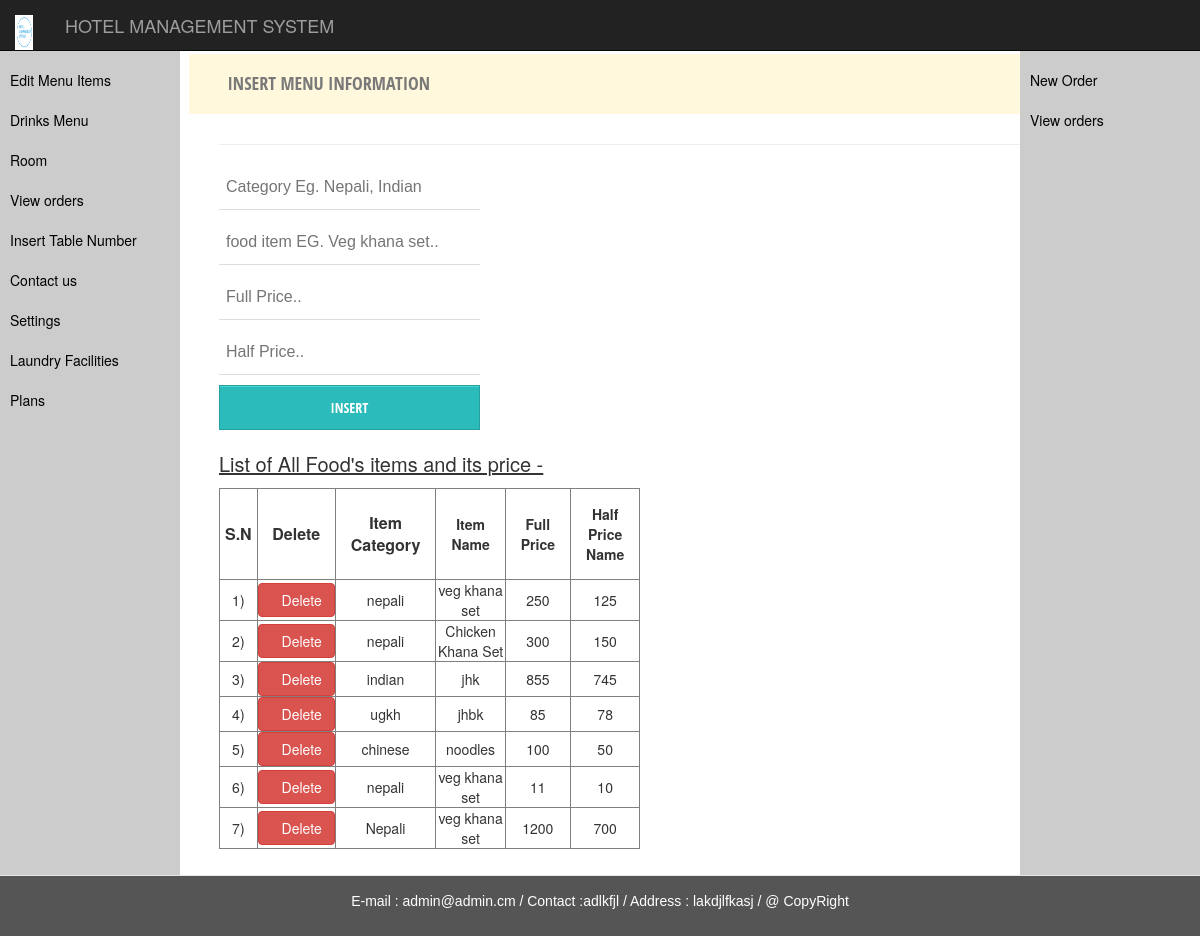
Screenshot of /cuisinemenu.php with the database file from the repository.
### tables this page shows
CREATE TABLE `tbl_general` (
  `genid` int(11) NOT NULL,
  `namehotel` varchar(200) NOT NULL,
  `emailhotel` varchar(150) NOT NULL,
  `contact` varchar(100) NOT NULL,
  `site` varchar(155) NOT NULL,
  `address` varchar(150) NOT NULL,
  `pan` varchar(150) NOT NULL,
  `vat` int(20) NOT NULL,
  `logopic` varchar(255) NOT NULL
);

CREATE TABLE `tbl_foodmenu` (
  `menuid` int(11) NOT NULL,
  `item_category` varchar(225) NOT NULL,
  `item_name` varchar(225) NOT NULL,
  `fprice` float NOT NULL,
  `hprice` float NOT NULL
);

### cuisinemenu.php (the view, shortened to what this page needs)
<?php
                         include("connect.php");
?>
<!DOCTYPE html>
<html>
<head>
  <link rel="stylesheet" href="bootstrap/bootstrap.min.css">
   <link href="//netdna.bootstrapcdn.com/bootstrap/3.0.0/css/bootstrap-glyphicons.css" rel="stylesheet">
            <link rel ="stylesheet" type="text/css" href = "form.css" />
  <link rel="stylesheet" href="sidebar.css">
</head>
<body>
<div>
<nav class="navbar navbar-inverse navbar-fixed-top">
            <div class="container-fluid">
                <div class="navbar-header">
                  <?php
               $usr = $_GET['nme'];
              $sql = "select * from tbl_general";
              $result = $con->query($sql);
              $data = $result->fetch_array();
               ?>
                    <span class="navbar-brand" href="">
                        <img src="logo/<?php echo $data['logopic']; ?>" class="" width="50%" height="35px"  />
                    </span>
                    <a class="navbar-brand" href="adminpanel.php?nme=<?php echo $usr;?>">
                      <?php
              echo $data['namehotel'];
                   ?>
                </div>
                <ul class="nav navbar-nav navbar-right">
                <li class="dropdown">
                <a href="#" class="glyphicon glyphicon-user">  <?php echo $usr ?></a>
          </li>
          </ul>
          </div>
          </nav>
          </div>
               <nav class="navigation">
          <ul class="mainmenu">
        <li><a href="cuisinemenu.php?nme=<?php echo $usr;?>">Edit Menu Items</a>
      </li>
<li><a href="drinkmenu.php?nme=<?php echo $usr;?>">Drinks Menu </a></li>
              <li><a href="">Room</a>
             </li>
             <li><a href="">View orders</a></li>
             <li><a href="table.php?nme=<?php echo $usr;?>">Insert Table Number</a></li>
             <li><a href="">Contact us </a></li>
             <li><a href="gensetting.php?nme=<?php echo $usr;?>" >Settings </a></li>
              <li><a href="laundry.php?nme=<?php echo $usr;?>" >Laundry Facilities </a></li>
              <li><a href="plans.php?nme=<?php echo $usr;?>" >Plans </a></li>
             </ul>
            </nav>
<div class="main col-xs-9 form-style-8" style=" margin-top: 7%; margin-left: 17%;  max-width: 900px; ">
<form action="dbcuisinemenu.php?nme=<?php echo $usr;?>" method="post" >
<h2 style="background-color: #FFF8DC;"> <span class="glyphicon glyphicon-cutlery"></span> INSERT MENU INFORMATION</h2>
  <hr>
        <div style="">
      <p>
      <input type="text" name="mainfood" placeholder="Category Eg. Nepali, Indian"   autocomplete="on" required  />
      </p>
        <p>
      <input type="text" placeholder="food item EG. Veg khana set.." name="fitem" required />
      </p>
      <p>
      <input type="text" name="fprice" placeholder="Full Price.."   autocomplete="on" required  />
      </p>
        <p>
      <input type="text" name="hprice" placeholder="Half Price.."   autocomplete="on" required  />
      </p>
      <p>
      <input type="submit" value="Insert"  class="" name="btn_save" >
      </p>
      </div>
</form>
<div>
<?php
$s="select * from tbl_foodmenu";
$result=$con->query($s);
$num=$result->num_rows;
if($num>0)
{
  echo "<p style='font-size:20px ;text-decoration:underline; '>"."List of All Food's items and its price -"."</p>";
  $n=1;
 ?>
  <table  border="1"; width="400"; style="text-align: center; margin-bottom: 10%;" >
<tr >
  <th style="text-align: center; padding: 5px; font-size: 16px;">S.N</th>
  <th style="text-align: center; padding: 5px; font-size: 16px;">Delete</th>
  <th style="text-align: center; padding: 15px; font-size: 16px;">Item Category </th>
  <th style="text-align: center; padding: 15px; font-size: 16 px;">Item Name</th>
  <th style="text-align: center; padding: 15px; font-size: 16 px;">Full Price</th>
  <th style="text-align: center; padding: 15px; font-size: 16 px;">Half Price Name</th>
</tr>
<?php
while($data1 = $result->fetch_array()){
   echo "<tr><td>".$n. ")"."</td><td>" ?> <a class="btn btn-danger" href="?deletemenuid=<?php echo $data1['menuid'];?>&nme=<?php echo $usr?>" onclick="return confirm('sure to delete ?')"><span class="glyphicon glyphicon-remove-circle"></span>Delete</a></td><td>
<?php
echo  $data1['item_category']."</td><td>";
echo  $data1['item_name']."</td><td>";
echo  $data1['fprice']."</td><td>";
echo  $data1['hprice']."</td></tr>";
?><?php
$n++;
}
?>
</table >
<?php
}
?>
</div>
</div>
           <nav class="n">
           <ul class="mainmenu">
           <li><a href="">New Order</a></li>
           <li><a href="">View orders</a>
           </li>
           </ul>
           </nav>
</body>
<?php include "footer.php";?>
</html>

### footer.php (shortened to what this page needs)
<!DOCTYPE html>
<html>
<head>
	  <link rel="stylesheet" href="bootstrap/bootstrap.min.css">
</head>
<body>
</body>
 <footer class="navbar navbar-default navbar-fixed-bottom" >
  <p > <?php echo "E-mail : ".$data['emailhotel']."  /  ";
    echo "Contact :".$data['contact']."   /  "; echo "Address : ".$data['address']."    /   ";?>  @ CopyRight</p>
</footer>
</html>

### form.css (style rules this page uses)
.form-style-8 h2 { background: #4D4D4D; text-transform: uppercase; font-family: 'Open Sans Condensed', sans-serif; color: #797979; font-size: 18px; font-weight: 100; padding: 20px; margin: -30px -30px 30px -30px; }
.form-style-8 input[type="text"], .form-style-8 input[type="date"], .form-style-8 input[type="datetime"], .form-style-8 input[type="email"], .form-style-8 input[type="number"], .form-style-8 input[type="search"], .form-style-8 input[type="time"], .form-style-8 input[type="url"], .form-style-8 input[type="submit"], .form-style-8 input[type="password"], .form-style-8 textarea, .form-style-8 select { box-sizing: border-box; -webkit-box-sizing: border-box; -moz-box-sizing: border-box; outline: none; display: block; width: 30%; padding: 7px; border: none; border-bottom: 1px solid #ddd; background: transparent; margin-bottom: 10px; font: 16px Arial, Helvetica, sans-serif; height: 45px; }
.form-style-8 input[type="button"], .form-style-8 input[type="submit"] { -moz-box-shadow: inset 0px 1px 0px 0px #45D6D6; -webkit-box-shadow: inset 0px 1px 0px 0px #45D6D6; box-shadow: inset 0px 1px 0px 0px #45D6D6; background-color: #2CBBBB; border: 1px solid #27A0A0; display: inline-block; cursor: pointer; color: #FFFFFF; font-family: 'Open Sans Condensed', sans-serif; font-size: 14px; padding: 8px 18px; text-decoration: none; text-transform: uppercase; }

### sidebar.css (style rules this page uses)
html, body { font-family: Arial, Helvetica, sans-serif; }
.navigation { padding-top: 5%; width: 15%; position: fixed; height: 100%; overflow: auto; background-color: #CCC; float:left; }
.n { padding-top: 5%; width: 15%; margin-left: 85%; float:right; position: fixed; height: 100%; overflow: auto; background-color: #CCC; }
.mainmenu { list-style: none; padding: 0; margin:0; }
.mainmenu a { display: block; background-color: #CCC; text-decoration: none; padding: 10px; color: #000; }

### cuisinemenu.php (style rules this page uses)
.dropdown { position: relative; display: inline-block; }

### footer.php (style rules this page uses)
.navbar-fixed-bottom { background-color: #555; color: white; padding: 15px; text-align:center; font-family: 'Raleway', sans-serif; }

### rows the page displays
tbl_general: logopic (picture), namehotel "HOTEL MANAGEMENT SYSTEM", emailhotel "admin@admin.cm", contact "adlkfjl", address "lakdjlfkasj"
tbl_foodmenu: item_category "nepali", item_name "veg khana set", fprice "250", hprice "125"
tbl_foodmenu: item_category "nepali", item_name "Chicken Khana Set", fprice "300", hprice "150"
tbl_foodmenu: item_category "indian", item_name "jhk", fprice "855", hprice "745"
tbl_foodmenu: item_category "ugkh", item_name "jhbk", fprice "85", hprice "78"
tbl_foodmenu: item_category "chinese", item_name "noodles", fprice "100", hprice "50"
tbl_foodmenu: item_category "nepali", item_name "veg khana set", fprice "11", hprice "10"
tbl_foodmenu: item_category "Nepali", item_name "veg khana set", fprice "1200", hprice "700"
